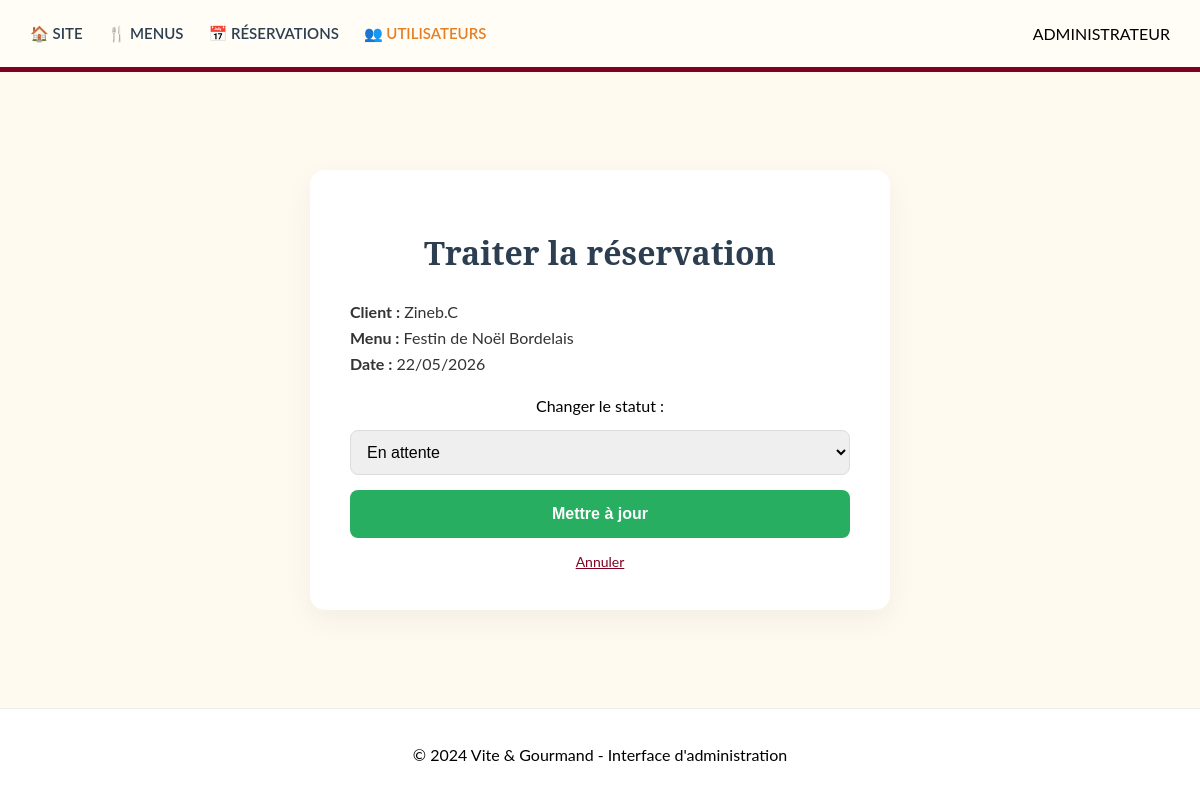
Page /modifier-reservation.php?id=17 (signed in) on the committed database.
### tables this page shows
CREATE TABLE `reservations` (
  `id` int(11) NOT NULL,
  `nom_client` varchar(100) NOT NULL,
  `email_client` varchar(100) NOT NULL,
  `telephone` varchar(20) DEFAULT NULL,
  `date_evenement` date NOT NULL,
  `heure_livraison` time NOT NULL,
  `nb_personnes` int(11) NOT NULL,
  `frais_livraison` decimal(10,2) NOT NULL DEFAULT 0.00,
  `prix_total` decimal(10,2) NOT NULL DEFAULT 0.00,
  `id_menu` int(11) NOT NULL,
  `adresse_prestation` text NOT NULL,
  `ville` varchar(100) NOT NULL,
  `message` text DEFAULT NULL,
  `statut` varchar(50) DEFAULT 'En attente',
  `moyen_paiement` varchar(50) DEFAULT NULL,
  `date_creation` timestamp NOT NULL DEFAULT current_timestamp()
);

CREATE TABLE `menus` (
  `id` int(11) NOT NULL,
  `titre` varchar(150) NOT NULL,
  `description` text NOT NULL,
  `image` varchar(255) DEFAULT NULL,
  `galerie` text DEFAULT NULL,
  `theme` enum('Noël','Pâques','Classique','Évènement') DEFAULT 'Classique',
  `regime` enum('Classique','Végétarien','Vegan') DEFAULT 'Classique',
  `nb_pers_min` int(11) DEFAULT 1,
  `prix_min_pers` decimal(10,2) NOT NULL,
  `entrees` text DEFAULT NULL,
  `plats` text DEFAULT NULL,
  `desserts` text DEFAULT NULL,
  `allergenes` varchar(255) DEFAULT NULL,
  `conditions_prestation` text DEFAULT NULL,
  `stock_dispo` int(11) DEFAULT 0,
  `entree` text DEFAULT NULL,
  `plat` text DEFAULT NULL,
  `dessert` text DEFAULT NULL,
  `conditions` text DEFAULT NULL,
  `stock` int(11) DEFAULT 0
);

### modifier-reservation.php (the view, shortened to what this page needs)
<?php
require_once('config.php');
$id_res = $_GET['id'];
$sql = "SELECT r.*, m.titre
        FROM reservations r
        LEFT JOIN menus m ON r.id_menu = m.id
        WHERE r.id = $id_res";
$result = mysqli_query($conn, $sql);
$res = mysqli_fetch_assoc($result);
?>
<!DOCTYPE html>
<html lang="fr">
<head>
    <link rel="stylesheet" href="css/admin.css">
</head>
<body>
    <header class="main-header" style="border-bottom: 2px solid #800020;">
        <nav class="navbar">
    <div class="nav-links">
        <a href="index.php">🏠 Site</a>
        <a href="admin-menus.php">🍴 Menus</a>
        <a href="admin-reservations.php">📅 Réservations</a>
        <a href="admin-users.php" class="active">👥 Utilisateurs</a>
    </div>
    <div class="nav-admin-info">ADMINISTRATEUR</div>
</nav>
    </header>
    <main class="main-content">
        <div class="admin-box">
            <h1>Traiter la réservation</h1>
            <div class="details-client">
                <strong>Client :</strong> <?php echo htmlspecialchars($res['nom_client']); ?><br>
                <strong>Menu :</strong> <?php echo htmlspecialchars($res['titre']); ?><br>
                <strong>Date :</strong> <?php echo date('d/m/Y', strtotime($res['date_evenement'])); ?>
            </div>
            <form action="traitement-modifier-reservation.php" method="POST">
                <label>Changer le statut :</label>
                <select name="statut" required>
                     <option value="En attente">En attente</option>
                </select>
                <button type="submit" class="btn-submit">Mettre à jour</button>
                <a href="admin-reservations.php" class="link-annuler">Annuler</a>
            </form>
        </div>
    </main>
    <footer class="main-footer" style="background: white; border-top: 1px solid #eee; padding: 20px; text-align: center;">
        <p>© 2024 Vite & Gourmand - Interface d'administration</p>
    </footer>
</body>
</html>

### css/admin.css (style rules this page uses)
body { font-family: 'Lato', sans-serif; background-color: #FFFDF5; margin: 0; padding: 0; }
.navbar { background-color: #FFFDF5; height: 70px; display: flex; justify-content: space-between; align-items: center; padding: 0 30px; border-bottom: 3px solid #800020; box-sizing: border-box; }
.nav-links { display: flex; gap: 25px; }
.nav-links a { color: #2C3E50; text-decoration: none; font-weight: 600; font-size: 15px; text-transform: uppercase; transition: 0.3s; }
.nav-links a:hover, .nav-links a.active { color: #E67E22; }
h1 { color: #2c3e50; margin-bottom: 25px; text-align: center; font-family: 'Playfair Display', serif; }
input[type="text"], input[type="number"], textarea, select { width: 100%; padding: 12px; border: 1px solid #ddd; border-radius: 8px; box-sizing: border-box; }
.btn-submit { background-color: #27ae60; color: white; border: none; padding: 15px; width: 100%; border-radius: 8px; font-weight: bold; cursor: pointer; transition: 0.3s; }

### modifier-reservation.php (style rules this page uses)
html, body { height: 100%; margin: 0; background-color: #fffaf0; }
body { display: flex; flex-direction: column; }
.main-content { flex: 1; display: flex; align-items: center; justify-content: center; padding: 40px 0; }
.admin-box { background: white; padding: 40px; border-radius: 15px; box-shadow: 0 10px 30px rgba(0,0,0,0.05); width: 100%; max-width: 500px; text-align: center; }
.admin-box h1 { color: #2c3e50; font-family: 'serif'; margin-bottom: 25px; }
.details-client { text-align: left; margin-bottom: 20px; color: #333; line-height: 1.6; }
select { width: 100%; padding: 12px; border: 1px solid #ddd; border-radius: 8px; margin: 15px 0; font-size: 16px; }
.btn-submit { background: #27ae60; color: white; border: none; padding: 15px; width: 100%; border-radius: 8px; font-weight: bold; cursor: pointer; font-size: 16px; transition: 0.3s; }
.link-annuler { display: block; margin-top: 15px; color: #800020; text-decoration: underline; font-size: 14px; }

### rows in the picture
reservations: nom_client "Zineb.C", id_menu.titre "Festin de Noël Bordelais", date_evenement "22/05/2026"
